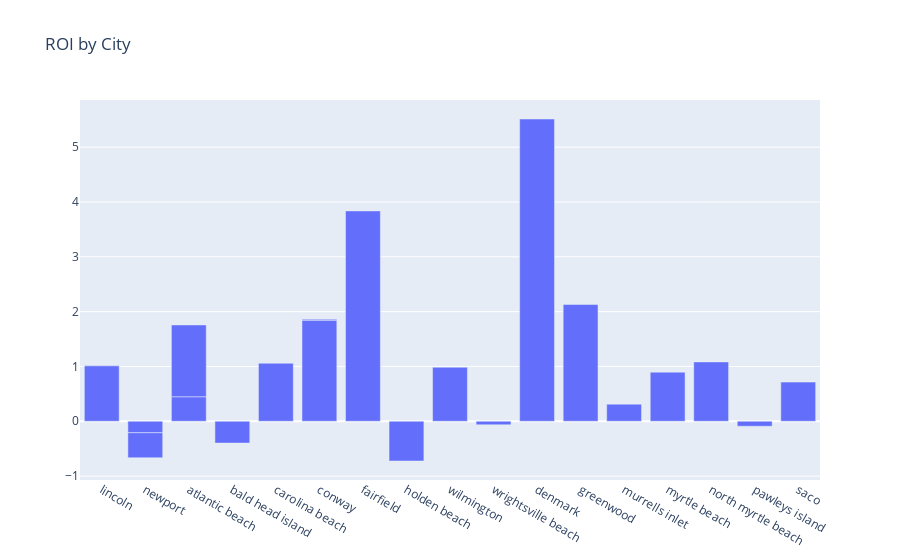

Source (notebook cell):
### Code cell
import plotly.graph_objects as go

roi_fig = go.Figure(data=[
    go.Bar(name='ROI', x=lists_town_home_price_occ_all['town'], y=lists_town_home_price_occ_all['median_ROI']),
])
# Change the bar mode
roi_fig.update_layout(title_text = 'ROI by City', barmode='group')
roi_fig.show()

### Figure 1 — Plotly figure (JSON) as saved in the notebook; plotly's stock layout.template omitted (floating-point values rounded to 4 significant figures)
{"data": [{"name": "ROI", "type": "bar", "x": ["lincoln", "newport", "atlantic beach", "bald head island", "carolina beach", "conway", "fairfield", "holden beach", "newport", "wilmington", "wrightsville beach", "atlantic beach", "conway", "denmark", "greenwood", "murrells inlet", "myrtle beach", "north myrtle beach", "pawleys island", "saco"], "y": [1.011, -0.2088, 0.4474, -0.3975, 1.059, 1.84, 3.837, -0.7245, -0.4565, 0.9858, -0.06373, 1.31, 0.01887, 5.514, 2.129, 0.3125, 0.8963, 1.083, -0.09033, 0.7146]}], "layout": {"barmode": "group", "title": {"text": "ROI by City"}}}
